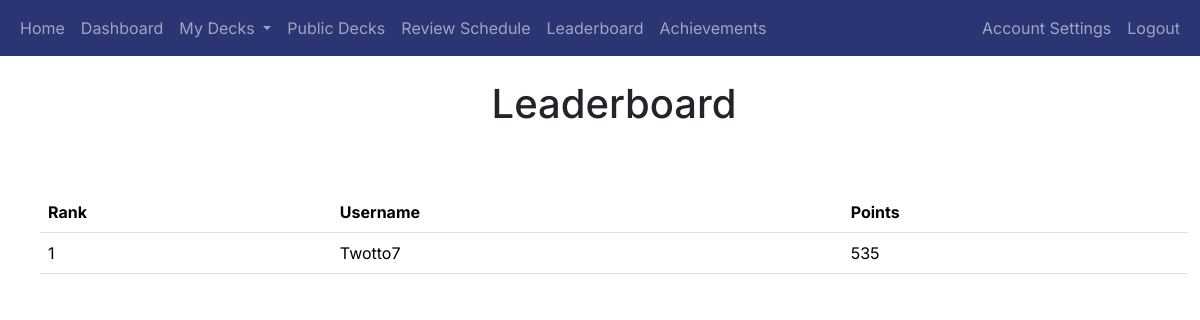
The page /leaderboard (signed in) on the database as committed earlier.
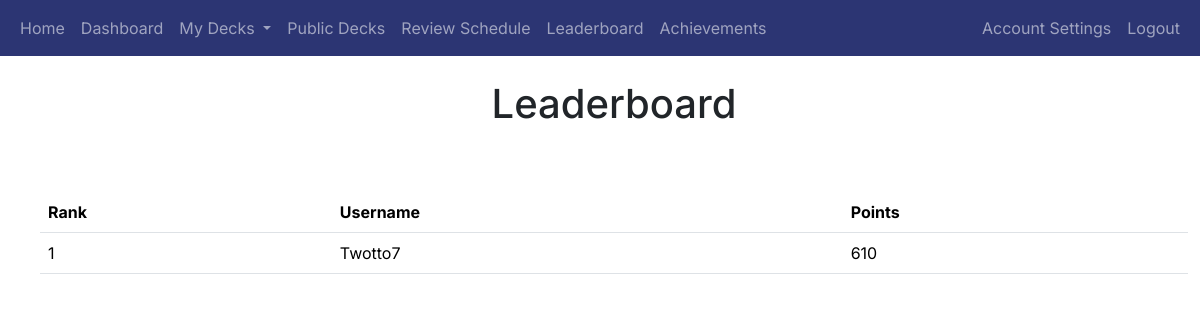
The same page on the database as committed later.
### app/auth/models.py (models this page shows, shortened)
class User(db.Model, UserMixin):
    user_id = db.Column(db.Integer, primary_key=True)
    username = db.Column(db.String(80), unique=True, nullable=False)
    email = db.Column(db.String(120), unique=True, nullable=False)
    password_hash = db.Column(db.String(256), nullable=False)
    points = db.Column(db.Integer, default=0)  # Add points column
    achievements = db.relationship('UserAchievement', back_populates='user', cascade='all, delete-orphan')
    login_events = db.relationship('LoginEvent', backref='user', cascade='all, delete-orphan', lazy=True)
    decks = db.relationship('Deck', backref='user', cascade='all, delete-orphan', lazy=True)

### app/gamification/routes.py (the view)
@gamification_blueprint.route('/leaderboard')
@login_required
def leaderboard():
    users = User.query.order_by(User.points.desc()).limit(10).all()  # Get top 10 users
    return render_template('leaderboard.html', users=users)

### app/__init__.py (called while the page is built)
@login_manager.user_loader
def load_user(user_id):
    return User.query.get(int(user_id))

### app/gamification/templates/leaderboard.html (shortened to what this page needs)
{% extends "base.html" %}
{% block heading %}Leaderboard{% endblock %}
{% block content %}
<div class="container">
    <table class="table mt-4">
        <thead>
            <tr>
                <th>Rank</th>
                <th>Username</th>
                <th>Points</th>
            </tr>
        </thead>
        <tbody>
            {% for user in users %}
            <tr>
                <td>{{ loop.index }}</td>
                <td>{{ user.username }}</td>
                <td>{{ user.points }}</td>
            </tr>
            {% endfor %}
        </tbody>
    </table>
</div>
{% endblock %}

Rows that differ between the two databases and show on the page:
changed User "Twotto7": points "535" → "610"
